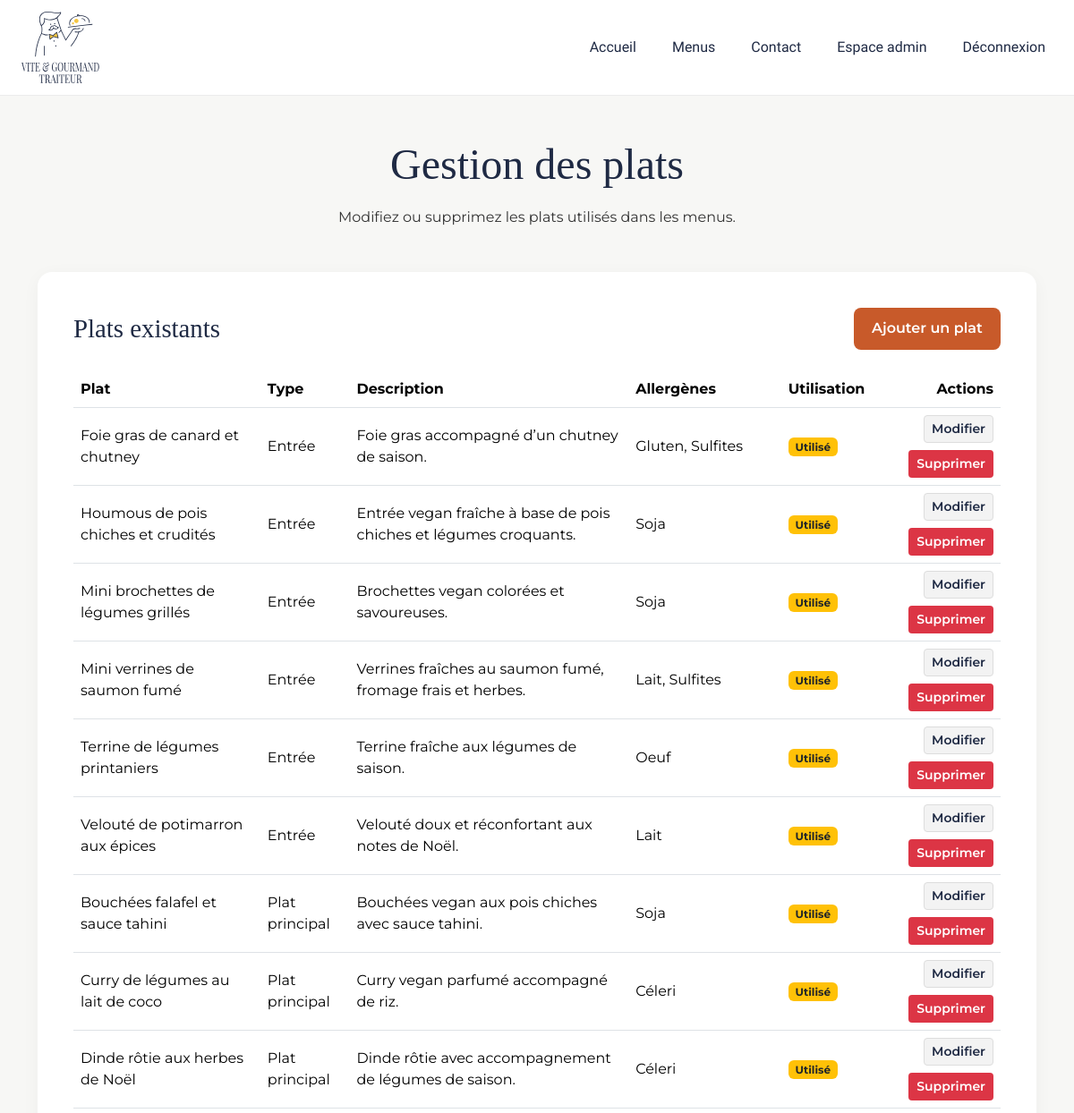
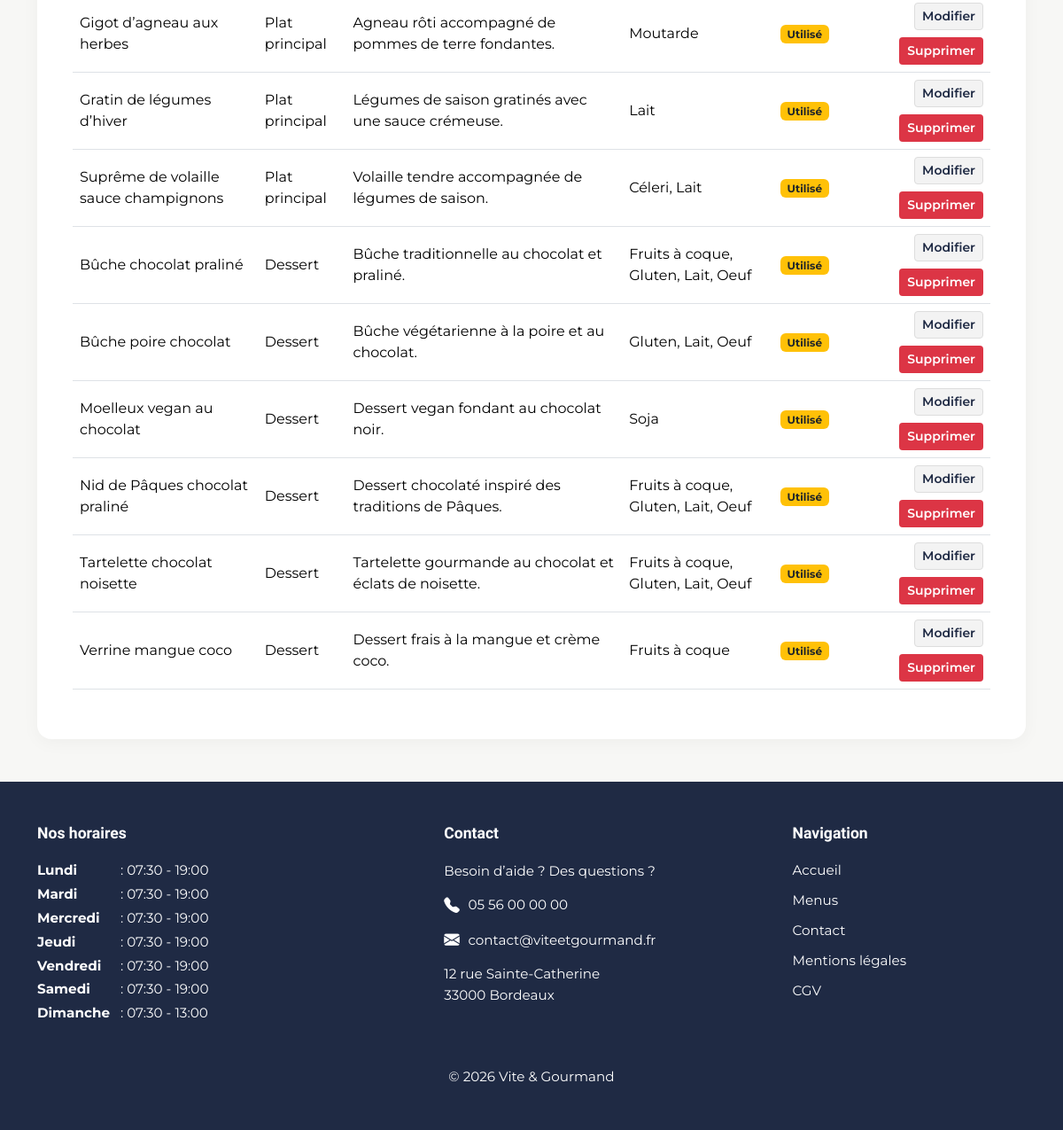
The app's page /public/index.php?url=employe-plats (signed in) with its own data (2 pictures, top to bottom).
### tables this page shows
CREATE TABLE plat (
    id INT AUTO_INCREMENT PRIMARY KEY,
    nom VARCHAR(100) NOT NULL,
    type_plat ENUM('Entrée', 'Plat principal', 'Dessert') NOT NULL,
    description TEXT
);

CREATE TABLE horaire (
    id INT AUTO_INCREMENT PRIMARY KEY,
    jour_semaine ENUM('Lundi', 'Mardi', 'Mercredi', 'Jeudi', 'Vendredi', 'Samedi', 'Dimanche') NOT NULL,
    heure_ouverture TIME NOT NULL,
    heure_fermeture TIME NOT NULL,
    restaurant_id INT NOT NULL
);

### app/Controllers/EmployeeController.php (called while the page is built, shortened)
<?php
require_once __DIR__ . '/../Models/HoraireModel.php';
require_once __DIR__ . '/../Models/PlatModel.php';
class EmployeeController
{
    public function plats(): void
    {
        $platModel = new PlatModel();
        $plats = $platModel->getAll();
        require_once __DIR__ . '/../Views/pages/employee-plats.php';
    }
}

### app/Models/PlatModel.php (called while the page is built, shortened)
<?php
class PlatModel
{
  public function getAll(): array
  {
    $pdo = Database::getConnection();
    $sql = "
    SELECT
        plat.id,
        plat.nom,
        plat.type_plat,
        plat.description,
        GROUP_CONCAT(DISTINCT allergene.nom SEPARATOR ', ') AS allergenes,
        COUNT(DISTINCT menu_plat.menu_id) AS nb_menus
    FROM plat
    LEFT JOIN plat_allergene
        ON plat.id = plat_allergene.plat_id
    LEFT JOIN allergene
        ON plat_allergene.allergene_id = allergene.id
    LEFT JOIN menu_plat
        ON plat.id = menu_plat.plat_id
    GROUP BY
        plat.id,
        plat.nom,
        plat.type_plat,
        plat.description
    ORDER BY FIELD(
        plat.type_plat,
        'Entrée',
        'Plat principal',
        'Dessert'
    ),
    plat.nom ASC
";
    $stmt = $pdo->query($sql);
    return $stmt->fetchAll();
  }
}

### app/Models/HoraireModel.php (called while the page is built, shortened)
<?php
class HoraireModel
{
    public function getAll(): array
    {
        $pdo = Database::getConnection();
        $sql = "
            SELECT *
            FROM horaire
            ORDER BY FIELD(
                jour_semaine,
                'Lundi',
                'Mardi',
                'Mercredi',
                'Jeudi',
                'Vendredi',
                'Samedi',
                'Dimanche'
            )
        ";
        $stmt = $pdo->query($sql);
        return $stmt->fetchAll();
    }
}

### app/Views/pages/employee-plats.php (the view, shortened to what this page needs)
<?php require_once __DIR__ . '/../layouts/header.php'; ?>
<main class="employee-management-page py-5">
    <section class="container">
        <div class="employee-management-header mb-5">
            <h1 class="employee-management-title">Gestion des plats</h1>
            <p class="employee-management-text">
                Modifiez ou supprimez les plats utilisés dans les menus.
            </p>
        </div>
        <div class="employee-management-card">
            <div class="d-flex justify-content-between align-items-center flex-wrap gap-3 mb-4">
                <h2 class="employee-management-subtitle mb-0">Plats existants</h2>
                <a href="index.php?url=employe-plat-create" class="btn employee-management-btn">
                    Ajouter un plat
                </a>
            </div>
            <div class="table-responsive">
                <table class="table align-middle employee-management-table">
                    <thead>
                        <tr>
                            <th>Plat</th>
                            <th>Type</th>
                            <th>Description</th>
                            <th>Allergènes</th>
                            <th>Utilisation</th>
                            <th class="text-end">Actions</th>
                        </tr>
                    </thead>
                    <tbody>
                        <?php foreach ($plats as $plat): ?>
                            <tr>
                                <td>
                                    <?= htmlspecialchars($plat['nom']) ?>
                                </td>
                                <td>
                                    <?= htmlspecialchars($plat['type_plat']) ?>
                                </td>
                                <td>
                                    <?= htmlspecialchars($plat['description']) ?>
                                </td>
                                <td>
                                    <?= htmlspecialchars($plat['allergenes'] ?? 'Aucun') ?>
                                </td>
                                <td>
                                    <?php if ((int) $plat['nb_menus'] > 0): ?>
                                        <span class="badge bg-warning text-dark">
                                            Utilisé
                                        </span>
                                    <?php else: ?>
                                        <span class="badge bg-success">
                                            Non utilisé
                                        </span>
                                    <?php endif; ?>
                                </td>
                                <td>
                                    <div class="d-flex justify-content-end gap-2 flex-wrap">
                                        <a href="index.php?url=employe-plat-edit&id=<?= (int) $plat['id'] ?>"
                                            class="btn btn-sm employee-management-secondary-btn">
                                            Modifier
                                        </a>
                                        <a href="index.php?url=employe-plat-delete&id=<?= (int) $plat['id'] ?>"
                                            class="btn btn-sm employee-management-danger-btn"
                                            onclick="return confirm('Supprimer ce plat ?')">
                                            Supprimer
                                        </a>
                                    </div>
                                </td>
                            </tr>
                        <?php endforeach; ?>
                    </tbody>
                </table>
            </div>
        </div>
    </section>
</main>
<?php require_once __DIR__ . '/../layouts/footer.php'; ?>

### app/Views/layouts/footer.php (shortened to what this page needs)
<?php
require_once __DIR__ . '/../../Models/HoraireModel.php';
$horaireModel = new HoraireModel();
$footerHoraires = $horaireModel->getAll();
?>
<footer class="site-footer">
    <div class="container">
        <div class="footer-grid">
            <div class="footer-column">
                <h3 class="footer-hours-title">
                    Nos horaires
                </h3>
                <div class="footer-hours-list">
                    <?php foreach ($footerHoraires as $horaire): ?>
                        <p class="footer-hours">
                            <strong>
                                <?= htmlspecialchars($horaire['jour_semaine']) ?>
                            </strong>
                            :
                            <?= htmlspecialchars(substr($horaire['heure_ouverture'], 0, 5)) ?>
                            -
                            <?= htmlspecialchars(substr($horaire['heure_fermeture'], 0, 5)) ?>
                        </p>
                    <?php endforeach; ?>
                </div>
            </div>
            <div class="footer-column">
                <h3 class="footer-hours-title">
                    Contact
                </h3>
                <p class="footer-help">
                    Besoin d’aide ? Des questions ?
                </p>
                <a href="tel:+33556000000" class="footer-contact-link">
                    <i class="bi bi-telephone-fill"></i>
                    05 56 00 00 00
                </a>
                <a href="mailto:contact@viteetgourmand.fr"
                    class="footer-contact-link footer-email">
                    <i class="bi bi-envelope-fill"></i>
                    contact@viteetgourmand.fr
                </a>
                <p class="footer-address">
                    12 rue Sainte-Catherine<br>
                    33000 Bordeaux
                </p>
            </div>
            <div class="footer-column">
                <h3 class="footer-hours-title">
                    Navigation
                </h3>
                <nav class="footer-links">
                    <a href="<?= BASE_URL ?>/index.php?url=accueil">
                        Accueil
                    </a>
                    <a href="<?= BASE_URL ?>/index.php?url=menus">
                        Menus
                    </a>
                    <a href="<?= BASE_URL ?>/index.php?url=contact">
                        Contact
                    </a>
                    <a href="<?= BASE_URL ?>/index.php?url=mentions-legales">
                        Mentions légales
                    </a>
                    <a href="<?= BASE_URL ?>/index.php?url=cgv">
                        CGV
                    </a>
                </nav>
            </div>
        </div>
        <p class="footer-copyright mt-5 mb-0">
            © 2026 Vite & Gourmand
        </p>
    </div>
</footer>
</body>
</html>

### public/assets/css/style.css (style rules this page uses)
:root { --bs-primary: #1F2A44; --bs-secondary: #A69F9F; --bs-warning: #F4C542; --bs-dark: #333333; --vg-bg: #F7F7F5; --vg-cta: #C85A2A; --vg-white: #FFFFFF; }
body { min-height: 100vh; background-color: var(--vg-bg); color: var(--bs-dark); font-family: 'Montserrat', sans-serif; }
h1, h2, h3, h4, h5 { font-family: 'Playfair Display', serif; color: var(--bs-primary); }
a { text-decoration: none; }
.page-layout { min-height: 100vh; display: flex; flex-direction: column; }
main { flex: 1; }
.site-footer { background-color: #1F2A44; color: #FFFFFF; padding: 3rem 1rem; }
.site-footer a { color: #FFFFFF; text-decoration: none; transition: 0.3s ease; }
.footer-grid { display: grid; grid-template-columns: 1.2fr 1fr 0.8fr; gap: 4rem; max-width: 1200px; margin: 0 auto; text-align: left; }
.footer-column { display: flex; flex-direction: column; gap: 0.8rem; }
.footer-hours-title { font-family: 'Raleway', sans-serif; font-weight: 700; font-size: 1.10rem; margin-bottom: 0.5rem; color: #FFFFFF; }
.footer-hours-list { display: flex; flex-direction: column; gap: 0.25rem; }
.footer-hours { margin-bottom: 0; font-size: 0.95rem; line-height: 1.5; }
.footer-hours strong { display: inline-block; min-width: 90px; }
.footer-help, .footer-address, .footer-copyright { font-size: 0.95rem; line-height: 1.6; margin-bottom: 0; }
.footer-contact-link, .footer-email { display: flex; align-items: center; gap: 0.6rem; font-size: 0.95rem; }
.footer-contact-link i, .footer-email i { font-size: 1.1rem; }
.footer-links { display: flex; flex-direction: column; gap: 0.7rem; }
.footer-links a { font-size: 0.95rem; }
.footer-copyright { text-align: center; margin-top: 3rem; }
.employee-management-page { background-color: var(--vg-bg); }
.employee-management-header { text-align: center; }
.employee-management-title { color: var(--bs-primary); font-size: 3rem; }
.employee-management-text { color: var(--bs-dark); max-width: 700px; margin: 1rem auto 0; line-height: 1.7; }
.employee-management-card { background-color: #ffffff; border-radius: 16px; padding: 2.5rem; box-shadow: 0 4px 20px rgba(0, 0, 0, 0.04); }
.employee-management-subtitle { color: var(--bs-primary); font-size: 1.8rem; }
.employee-management-btn { background-color: var(--vg-cta); color: #ffffff; font-weight: 600; border-radius: 8px; padding: 0.65rem 1.2rem; }
.employee-management-secondary-btn { background-color: #f3f3f3; color: var(--bs-primary); border: 1px solid #dddddd; font-weight: 600; }
.employee-management-danger-btn { background-color: #dc3545; color: #ffffff; font-weight: 600; }
.employee-management-table td { vertical-align: middle; }

### records on screen
plat: nom "Foie gras de canard et chutney", type_plat "Entrée", description "Foie gras accompagné d’un chutney de saison.", allergenes "Gluten, Sulfites"
plat: nom "Houmous de pois chiches et crudités", type_plat "Entrée", description "Entrée vegan fraîche à base de pois chiches et légumes croquants.", allergenes "Soja"
plat: nom "Mini brochettes de légumes grillés", type_plat "Entrée", description "Brochettes vegan colorées et savoureuses.", allergenes "Soja"
plat: nom "Mini verrines de saumon fumé", type_plat "Entrée", description "Verrines fraîches au saumon fumé, fromage frais et herbes.", allergenes "Lait, Sulfites"
plat: nom "Terrine de légumes printaniers", type_plat "Entrée", description "Terrine fraîche aux légumes de saison.", allergenes "Oeuf"
plat: nom "Velouté de potimarron aux épices", type_plat "Entrée", description "Velouté doux et réconfortant aux notes de Noël.", allergenes "Lait"
plat: nom "Bouchées falafel et sauce tahini", type_plat "Plat principal", description "Bouchées vegan aux pois chiches avec sauce tahini.", allergenes "Soja"
plat: nom "Curry de légumes au lait de coco", type_plat "Plat principal", description "Curry vegan parfumé accompagné de riz.", allergenes "Céleri"
plat: nom "Dinde rôtie aux herbes de Noël", type_plat "Plat principal", description "Dinde rôtie avec accompagnement de légumes de saison.", allergenes "Céleri"
plat: nom "Gigot d’agneau aux herbes", type_plat "Plat principal", description "Agneau rôti accompagné de pommes de terre fondantes.", allergenes "Moutarde"
plat: nom "Gratin de légumes d’hiver", type_plat "Plat principal", description "Légumes de saison gratinés avec une sauce crémeuse.", allergenes "Lait"
plat: nom "Suprême de volaille sauce champignons", type_plat "Plat principal", description "Volaille tendre accompagnée de légumes de saison.", allergenes "Céleri, Lait"
plat: nom "Bûche chocolat praliné", type_plat "Dessert", description "Bûche traditionnelle au chocolat et praliné.", allergenes "Fruits à coque, Gluten, Lait, Oeuf"
plat: nom "Bûche poire chocolat", type_plat "Dessert", description "Bûche végétarienne à la poire et au chocolat.", allergenes "Gluten, Lait, Oeuf"
plat: nom "Moelleux vegan au chocolat", type_plat "Dessert", description "Dessert vegan fondant au chocolat noir.", allergenes "Soja"
plat: nom "Nid de Pâques chocolat praliné", type_plat "Dessert", description "Dessert chocolaté inspiré des traditions de Pâques.", allergenes "Fruits à coque, Gluten, Lait, Oeuf"
plat: nom "Tartelette chocolat noisette", type_plat "Dessert", description "Tartelette gourmande au chocolat et éclats de noisette.", allergenes "Fruits à coque, Gluten, Lait, Oeuf"
plat: nom "Verrine mangue coco", type_plat "Dessert", description "Dessert frais à la mangue et crème coco.", allergenes "Fruits à coque"
horaire: jour_semaine "Lundi", heure_ouverture "07:30", heure_fermeture "19:00"
horaire: jour_semaine "Mardi", heure_ouverture "07:30", heure_fermeture "19:00"
horaire: jour_semaine "Mercredi", heure_ouverture "07:30", heure_fermeture "19:00"
horaire: jour_semaine "Jeudi", heure_ouverture "07:30", heure_fermeture "19:00"
horaire: jour_semaine "Vendredi", heure_ouverture "07:30", heure_fermeture "19:00"
horaire: jour_semaine "Samedi", heure_ouverture "07:30", heure_fermeture "19:00"
horaire: jour_semaine "Dimanche", heure_ouverture "07:30", heure_fermeture "13:00"
